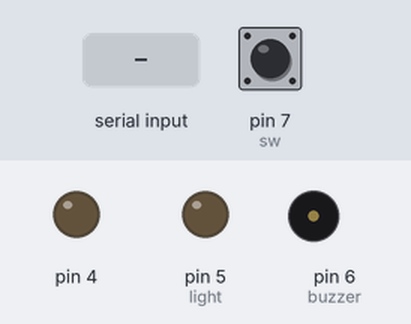
The sketch below on a simulated Arduino Mega 2560, built with avr-gcc and run on an emulated ATmega2560. Shown: output pins drawn as LEDs (lit = HIGH), buzzer (waves = sounding). Dashed ring = blinking. The test bench sets the inputs (shaded band); at power-on: pin 7 (sw) LOW. What the sketch prints to the serial monitor is not drawn.

Above: at 1.2 s.
1.3 s: "2" received over the second serial link
At 1.7 s:
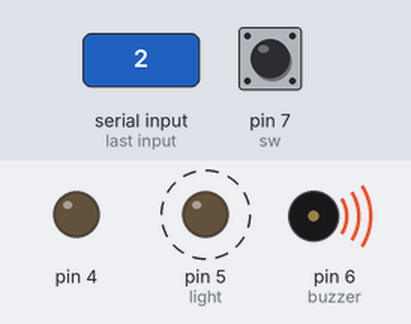
4.3 s: "1" received over the second serial link
7.3 s: "3" received over the second serial link
Timing chart, 0 to 16.3 s (numbered marks = the images above; inputs shaded):
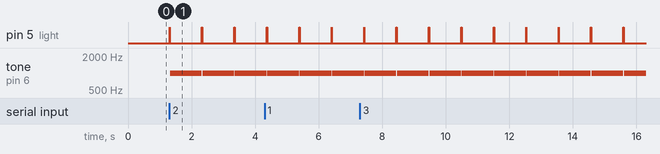

Measured:
- after the input at 1.3 s, pin 5 (light): alternates HIGH for 0.01 s and LOW for 1.0 s, starting at once; tone on pin 6 (buzzer): alternates 1000 Hz for 1.0 s and silent for 0.02 s, starting at once

The sketch:

master_mega_3.ino
```cpp
/*
檯燈裝置
負責接收 Client 端的資料
配有藍芽裝置，接收訊息
配有檯燈、蜂鳴器、開關

腳位：
檯燈-5(紅-黃, 黑-綠); 蜂鳴器-6; 開關-7
藍芽2-RX217, TX216; 藍芽3-RX118, TX119

藍芽傳輸規則：
"0"無煙無火; "1"有煙無火; "2"無煙有火; "3"有煙有火
*/
//================================================================
// 接收藍芽訊息
char val_1;
char val_2;

// 元件腳位
int light = 5;
int buzzer = 6;
int sw = 7;

// 檯燈控制
int light_on = 0;
boolean buttonUp = true;

// 發生火災
boolean FireDisaster = false;

//-----------------------------------------------------------------
void setup() {
  FireDisaster = false;
  pinMode(light, OUTPUT);
  pinMode(buzzer, OUTPUT);
  pinMode(sw, INPUT);
  digitalWrite(light, LOW);
  pinMode(4, OUTPUT);
  digitalWrite(4, LOW);

  Serial.begin(38400);

  //定義藍芽傳送、接收端口
  Serial1.begin(38400);  //編號3，連線至編號1
  Serial2.begin(38400);  //編號2，連線至編號4

  Serial.print("BT1 & BT2 is ready.\n");
  Serial.print("BT_1：\t\tBT_2：\n");
}

//-----------------------------------------------------------------
void loop() {
  mControlLight(sw, light);

  if (Serial1.available()) {
    val_1 = Serial1.read();
    Serial.print(val_1);
    mWarnStatus(val_1);
  }

  Serial.print("\t\t");

  if (Serial2.available()) {
    val_2 = Serial2.read();
    Serial.print(val_2);
    mWarnStatus(val_2);
  }

  if (FireDisaster) {
    mAlarm(light);
    mBeep(buzzer);
  }

  //delay(1000);
  Serial.println();
}

//================================================================
//數值判斷---------------------------------------------------------
//藍芽傳輸規則："0"無煙無火; "1"有煙無火; "2"無煙有火; "3"有煙有火
void mWarnStatus(char val) {
  switch(val) {
    case '1':
      Serial.println("偵測到煙霧");
      break;
    case '2':
      Serial.println("附近溫度過高");
      FireDisaster = true;
      break;
    case '3':
      Serial.println("發生火災!!");
      FireDisaster = true;
      break;
    default:
      Serial.println("狀況安全");
      FireDisaster = false;
      break;
  }
}

//檯燈控制---------------------------------------------------------
void mControlLight(int sw, int light) {
  if (digitalRead(sw) == HIGH && buttonUp == true) {
    light_on = !light_on;
    buttonUp = false;
  }
  else if (digitalRead(sw) == LOW && buttonUp == false) {
    buttonUp = true;
  }
  digitalWrite(light, light_on);
}

//火災警報---------------------------------------------------------
void mAlarm(int light) {
  digitalWrite(light, HIGH);
  delay(10);
  digitalWrite(light, LOW);
  delay(10);
}

//蜂鳴器響---------------------------------------------------------
void  mBeep(int buzzer) {
  tone(buzzer, 1000, 1000);
  delay(1000);
}
```
